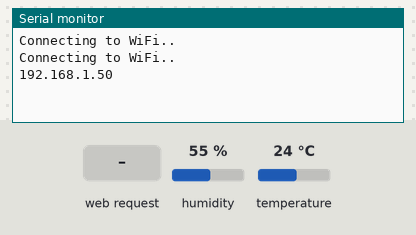
A sketch run on a simulated ESP32. On the bench: the last lines printed to the serial monitor. Inputs (shaded band) come from the test bench; at power-on: humidity 55 %, temperature 24 °C. WiFi joins after 1.5 s; servers stay silent unless stated.

Above: at 3.2 s.
3.3 s: HTTP request GET /temperature received
At 3.7 s:
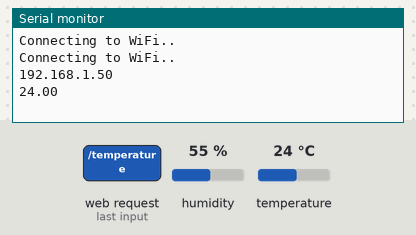
4.8 s: HTTP request GET /humidity received
At 5.8 s:
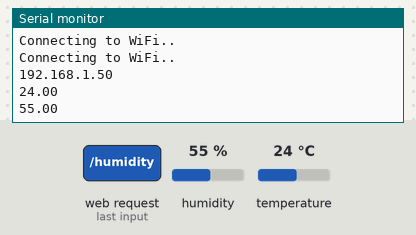

Measured:
- after the input at 3.3 s, the serial monitor: prints a new line at once (image 1)
- after the input at 4.8 s, the serial monitor: prints a new line at once (image 2)

The sketch:

ESP32LoRa-DHT22-ServerHTTP.ino
```cpp
// Import required libraries
#include "WiFi.h"
#include "ESPAsyncWebServer.h"
#include <Adafruit_Sensor.h>
#include <DHT.h>

// Replace with your network credentials
#define ssid "RVR 2,4GHz"
#define password "RodrigoValRobson2021"

#define DHTPIN 23     // Digital pin connected to the DHT sensor

// Set your Static IP address
IPAddress local_IP(192, 168, 15, 50);
// Set your Gateway IP address
IPAddress gateway(192, 168, 15, 1);

IPAddress subnet(255, 255, 0, 0);
IPAddress primaryDNS(8, 8, 8, 8);   //optional
IPAddress secondaryDNS(8, 8, 4, 4); //optional

// Uncomment the type of sensor in use:
//#define DHTTYPE    DHT11     // DHT 11
#define DHTTYPE    DHT22     // DHT 22 (AM2302)
//#define DHTTYPE    DHT21     // DHT 21 (AM2301)

DHT dht(DHTPIN, DHTTYPE);

// Create AsyncWebServer object on port 80
AsyncWebServer server(80);

String readDHTTemperature() {
  // Sensor readings may also be up to 2 seconds 'old' (its a very slow sensor)
  // Read temperature as Celsius (the default)
  float t = dht.readTemperature();
  // Read temperature as Fahrenheit (isFahrenheit = true)
  //float t = dht.readTemperature(true);
  // Check if any reads failed and exit early (to try again).
  if (isnan(t)) {
    Serial.println("Failed to read from DHT sensor!");
    return "--";
  }
  else {
    Serial.println(t);
    return String(t);
  }
}

String readDHTHumidity() {
  // Sensor readings may also be up to 2 seconds 'old' (its a very slow sensor)
  float h = dht.readHumidity();
  if (isnan(h)) {
    Serial.println("Failed to read from DHT sensor!");
    return "--";
  }
  else {
    Serial.println(h);
    return String(h);
  }
}

const char index_html[] PROGMEM = R"rawliteral(
<!DOCTYPE HTML><html>
<head>
  <meta name="viewport" content="width=device-width, initial-scale=1">
  <link rel="stylesheet" href="https://use.fontawesome.com/releases/v5.7.2/css/all.css" integrity="sha384-fnmOCqbTlWIlj8LyTjo7mOUStjsKC4pOpQbqyi7RrhN7udi9RwhKkMHpvLbHG9Sr" crossorigin="anonymous">
  <style>
    html {
     font-family: Arial;
     display: inline-block;
     margin: 0px auto;
     text-align: center;
    }
    h2 { font-size: 3.0rem; }
    p { font-size: 3.0rem; }
    .units { font-size: 1.2rem; }
    .dht-labels{
      font-size: 1.5rem;
      vertical-align:middle;
      padding-bottom: 15px;
    }
  </style>
</head>
<body>
  <h2>ESP32 DHT Server</h2>
  <p>
    <i class="fas fa-thermometer-half" style="color:#059e8a;"></i>
    <span class="dht-labels">Temperatura</span>
    <span id="temperature">%TEMPERATURE%</span>
    <sup class="units">&deg;C</sup>
  </p>
  <p>
    <i class="fas fa-tint" style="color:#00add6;"></i>
    <span class="dht-labels">Umidade</span>
    <span id="humidity">%HUMIDITY%</span>
    <sup class="units">&percnt;</sup>
  </p>
</body>
<script>
setInterval(function ( ) {
  var xhttp = new XMLHttpRequest();
  xhttp.onreadystatechange = function() {
    if (this.readyState == 4 && this.status == 200) {
      document.getElementById("temperature").innerHTML = this.responseText;
    }
  };
  xhttp.open("GET", "/temperature", true);
  xhttp.send();
}, 10000 ) ;

setInterval(function ( ) {
  var xhttp = new XMLHttpRequest();
  xhttp.onreadystatechange = function() {
    if (this.readyState == 4 && this.status == 200) {
      document.getElementById("humidity").innerHTML = this.responseText;
    }
  };
  xhttp.open("GET", "/humidity", true);
  xhttp.send();
}, 10000 ) ;
</script>
</html>)rawliteral";

// Replaces placeholder with DHT values
String processor(const String& var){
  //Serial.println(var);
  if(var == "TEMPERATURE"){
    return readDHTTemperature();
  }
  else if(var == "HUMIDITY"){
    return readDHTHumidity();
  }
  return String();
}

void setup(){
  // Serial port for debugging purposes
  Serial.begin(115200);

  dht.begin();

  // Configures static IP address
  if (!WiFi.config(local_IP, gateway, subnet, primaryDNS, secondaryDNS)) {
    Serial.println("STA Failed to configure");
  }

  // Connect to Wi-Fi
  WiFi.begin(ssid, password);
  while (WiFi.status() != WL_CONNECTED) {
    delay(1000);
    Serial.println("Connecting to WiFi..");
  }

  // Print ESP32 Local IP Address
  Serial.println(WiFi.localIP());

  // Route for root / web page
  server.on("/", HTTP_GET, [](AsyncWebServerRequest *request){
    request->send_P(200, "text/html", index_html, processor);
  });
  server.on("/temperature", HTTP_GET, [](AsyncWebServerRequest *request){
    request->send_P(200, "text/plain", readDHTTemperature().c_str());
  });
  server.on("/humidity", HTTP_GET, [](AsyncWebServerRequest *request){
    request->send_P(200, "text/plain", readDHTHumidity().c_str());
  });

  // Start server
  server.begin();
}

void loop(){

}
```
